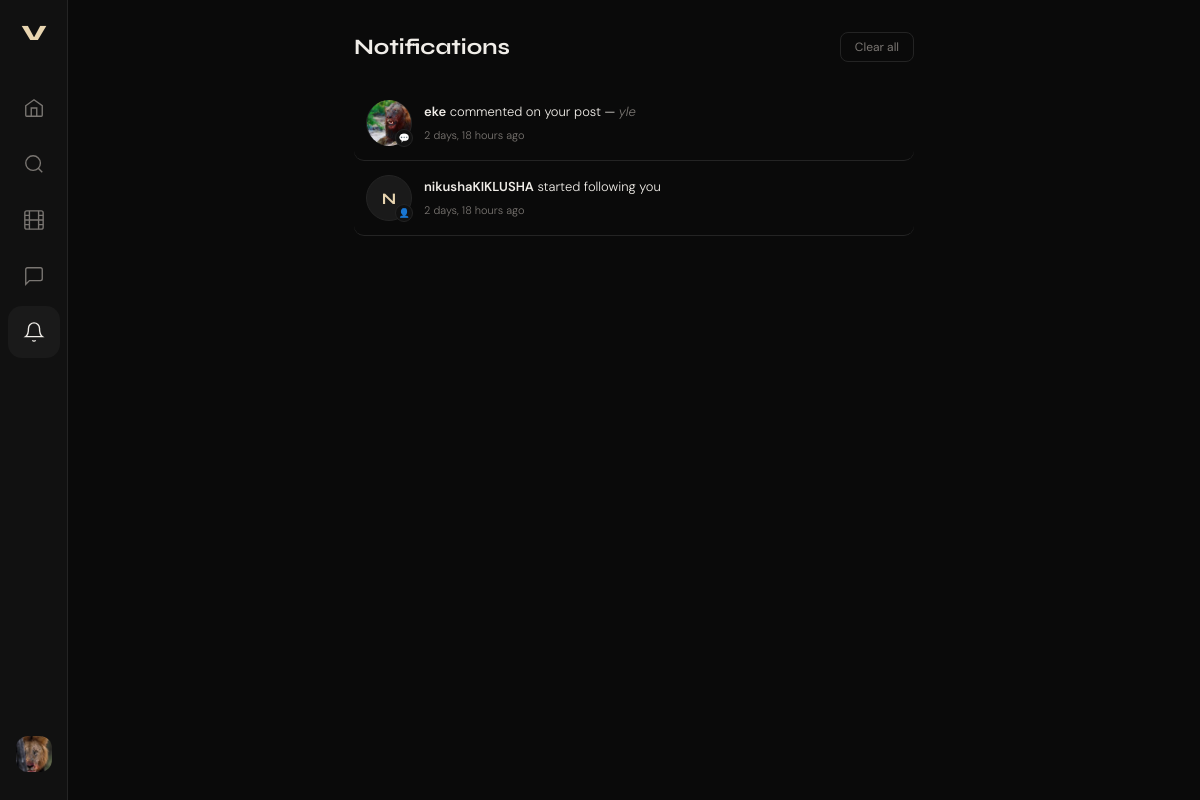
Screenshot of /notifications/ (signed in) with the database file from the repository.
### users/models.py (models this page shows, shortened)
class User(AbstractUser):
    id = models.UUIDField(primary_key=True, default=uuid.uuid4, editable=False)
    bio = models.TextField(max_length=500, blank=True)
    avatar = models.ImageField(upload_to='profile_pics/', blank=True, null=True)
    website = models.URLField(blank=True)
    is_private = models.BooleanField(default=False)
    followers = models.ManyToManyField(
        'self',
        through='Follow',
        symmetrical=False,
        related_name='following_set'
    )
    class Meta:
        db_table = 'users'

### notifications/models.py (models this page shows, shortened)
class Notification(models.Model):
    TYPE = [
        ('like',          'Like'),
        ('comment',       'Comment'),
        ('follow',        'Follow'),
        ('follow_request','Follow Request'),
        ('friend_request','Friend Request'),
        ('mention',       'Mention'),
        ('message',       'Message'),
        ('call',          'Call'),
    ]
    id          = models.UUIDField(primary_key=True, default=uuid.uuid4, editable=False)
    recipient   = models.ForeignKey(settings.AUTH_USER_MODEL, on_delete=models.CASCADE,
                                    related_name='notifications')
    sender      = models.ForeignKey(settings.AUTH_USER_MODEL, on_delete=models.CASCADE,
                                    related_name='sent_notifications', null=True, blank=True)
    notif_type  = models.CharField(max_length=20, choices=TYPE)
    text        = models.CharField(max_length=255, blank=True)
    post_id     = models.UUIDField(null=True, blank=True)
    comment_id  = models.UUIDField(null=True, blank=True)
    chat_id     = models.UUIDField(null=True, blank=True)
    is_read     = models.BooleanField(default=False)
    created_at  = models.DateTimeField(auto_now_add=True)
    class Meta:
        db_table = 'notifications'
        ordering = ['-created_at']
    def get_url(self):
        if self.notif_type in ('like', 'comment', 'mention') and self.post_id:
            return f'/posts/{self.post_id}/'
        if self.notif_type in ('follow', 'follow_request', 'friend_request') and self.sender:
            return f'/users/{self.sender.username}/'
        if self.notif_type in ('message', 'call') and self.chat_id:
            return f'/chats/{self.chat_id}/'
        return '/'
    def get_icon(self):
        icons = {
            'like':           '♥',
            'comment':        '💬',
            'follow':         '👤',
            'follow_request': '🔒',
            'friend_request': '🤝',
            'mention':        '@',
            'message':        '✉',
            'call':           '📞',
        }
        return icons.get(self.notif_type, '🔔')

### notifications/views.py (the view)
# urls.py: path('',                        views.notifications_view,  name='list'),
@login_required
def notifications_view(request):
    notifs = Notification.objects.filter(
        recipient=request.user
    ).select_related('sender').order_by('-created_at')[:60]
    Notification.objects.filter(recipient=request.user, is_read=False).update(is_read=True)
    return render(request, 'notifications/list.html', {'notifications': notifs})

### templates/notifications/list.html (shortened to what this page needs)
{% extends 'users/base.html' %}
{% load static %}
{% block nav_notifs %}active{% endblock %}
{% block extra_css %}<link rel="stylesheet" href="{% static 'notifications/main.css' %}">{% endblock %}
{% block content %}
<div class="notifs-page">
  <div class="notifs-header">
    <h2>Notifications</h2>
    {% if notifications %}
      <form method="post" action="{% url 'notifications:clear' %}">
        <button type="submit" class="notifs-clear-btn">Clear all</button>
      </form>
    {% endif %}
  </div>
  <div class="notifs-list">
    {% for n in notifications %}
      <a href="{{ n.get_url }}" class="notif-row {% if not n.is_read %}unread{% endif %}">
        <div class="notif-sender-av">
          {% if n.sender and n.sender.avatar %}
            <img src="{{ n.sender.avatar.url }}" />
          {% elif n.sender %}
            <span>{{ n.sender.username|first|upper }}</span>
          {% else %}
            <span>🔔</span>
          {% endif %}
          <div class="notif-type-badge">{{ n.get_icon }}</div>
        </div>
        <div class="notif-body">
          <p class="notif-text">
            {% if n.sender %}<strong>{{ n.sender.username }}</strong> {% endif %}
            {% if n.notif_type == 'comment' %}commented on your post{% endif %}
            {% if n.notif_type == 'follow' %}started following you{% endif %}
            {% if n.text %} — <span class="notif-extra">{{ n.text|truncatechars:60 }}</span>{% endif %}
          </p>
          <span class="notif-time">{{ n.created_at|timesince }} ago</span>
        </div>
      </a>
    {% empty %}
      <div class="notifs-empty">
        <div class="notifs-empty-icon">🔔</div>
        <h3>All caught up</h3>
        <p>You'll see likes, comments, follows and more here</p>
      </div>
    {% endfor %}
  </div>
</div>
{% endblock %}

### templates/feed/base.html (shortened to what this page needs)
{% load static %}
<!DOCTYPE html>
<html lang="en">
<head>
  <link rel="stylesheet" href="{% static 'users/main.css' %}" />
  {% block extra_css %}{% endblock %}
</head>
<body>
{% if user.is_authenticated %}
<nav class="sidebar">
  <div class="sidebar-logo">V</div>
  <div class="sidebar-links">
    <a href="/" class="nav-link {% block nav_home %}{% endblock %}" title="Home">
      <svg viewBox="0 0 24 24" fill="none" stroke="currentColor" stroke-width="1.5"><path d="M3 9.5L12 3l9 6.5V20a1 1 0 01-1 1H4a1 1 0 01-1-1V9.5z"/><path d="M9 21V12h6v9"/></svg>
    </a>
    <a href="{% url 'users:search' %}" class="nav-link {% block nav_search %}{% endblock %}" title="Search">
      <svg viewBox="0 0 24 24" fill="none" stroke="currentColor" stroke-width="1.5"><circle cx="11" cy="11" r="8"/><path d="M21 21l-4.35-4.35"/></svg>
    </a>
    <a href="/reels/" class="nav-link {% block nav_reels %}{% endblock %}" title="Reels">
      <svg viewBox="0 0 24 24" fill="none" stroke="currentColor" stroke-width="1.5"><rect x="2" y="2" width="20" height="20" rx="2.18"/><path d="M7 2v20M17 2v20M2 12h20M2 7h5M2 17h5M17 7h5M17 17h5"/></svg>
    </a>
    <a href="/chats/" class="nav-link {% block nav_chats %}{% endblock %}" title="Messages">
      <svg viewBox="0 0 24 24" fill="none" stroke="currentColor" stroke-width="1.5"><path d="M21 15a2 2 0 01-2 2H7l-4 4V5a2 2 0 012-2h14a2 2 0 012 2z"/></svg>
    </a>
    <a href="/notifications/" class="nav-link {% block nav_notifs %}{% endblock %}" title="Notifications" style="position:relative">
      <svg viewBox="0 0 24 24" fill="none" stroke="currentColor" stroke-width="1.5"><path d="M18 8A6 6 0 006 8c0 7-3 9-3 9h18s-3-2-3-9"/><path d="M13.73 21a2 2 0 01-3.46 0"/></svg>
    </a>
    <a href="{% url 'users:profile' user.username %}" class="nav-link nav-avatar {% block nav_profile %}{% endblock %}" title="Profile">
      {% if user.avatar %}
        <img src="{{ user.avatar.url }}" alt="avatar" />
      {% else %}
        <span>{{ user.username|first|upper }}</span>
      {% endif %}
    </a>
  </div>
</nav>
{% endif %}
<main class="main-content {% if not user.is_authenticated %}auth-page{% endif %}">
  {% block content %}{% endblock %}
</main>
</body>
</html>

### static/users/main.css (style rules this page uses)
:root { --bg: #0a0a0a; --bg-2: #111111; --bg-3: #1a1a1a; --border: #242424; --text: #f0ede8; --text-muted:#7a7672; --accent: #e8d5b0; --accent-2: #c4a882; --danger: #e05252; --sidebar-w: 68px; --radius: 12px; --font-display: 'Syne', sans-serif; --font-body: 'DM Sans', sans-serif; }
*, *::before, *::after { box-sizing: border-box; margin: 0; padding: 0; }
html { font-size: 16px; }
body { background: var(--bg); color: var(--text); font-family: var(--font-body); font-weight: 300; min-height: 100vh; display: flex; -webkit-font-smoothing: antialiased; }
a { color: inherit; text-decoration: none; }
img { display: block; width: 100%; height: 100%; object-fit: cover; }
input, textarea, button { font-family: var(--font-body); }
.sidebar { position: fixed; left: 0; top: 0; bottom: 0; width: var(--sidebar-w); background: var(--bg-2); border-right: 1px solid var(--border); display: flex; flex-direction: column; align-items: center; padding: 20px 0; z-index: 100; }
.sidebar-logo { font-family: var(--font-display); font-weight: 800; font-size: 22px; color: var(--accent); letter-spacing: -1px; margin-bottom: 36px; }
.sidebar-links { display: flex; flex-direction: column; gap: 4px; flex: 1; width: 100%; padding: 0 8px; }
.nav-link { display: flex; align-items: center; justify-content: center; width: 52px; height: 52px; border-radius: 14px; color: var(--text-muted); transition: background .2s, color .2s; position: relative; }
.nav-link:hover, .nav-link.active { background: var(--bg-3); color: var(--text); }
.nav-link svg { width: 22px; height: 22px; }
.nav-avatar { margin-top: auto; overflow: hidden; border: 2px solid transparent; transition: border-color .2s; }
.nav-avatar img { border-radius: 12px; width: 36px; height: 36px; }
.main-content { margin-left: var(--sidebar-w); flex: 1; min-height: 100vh; }
:root { --bg:#0a0a0a;--bg2:#111;--bg3:#1a1a1a;--bd:#242424;--t:#f0ede8;--m:#7a7672;--a:#e8d5b0;--a2:#c4a882;--danger:#e05252;--radius:12px;--fd:'Syne',sans-serif;--fb:'DM Sans',sans-serif; }

### static/notifications/main.css (style rules this page uses)
:root { --bg:#0a0a0a;--bg2:#111;--bg3:#1a1a1a;--bd:#242424;--t:#f0ede8;--m:#7a7672;--a:#e8d5b0;--a2:#c4a882;--fd:'Syne',sans-serif;--fb:'DM Sans',sans-serif; }
.notifs-page { max-width:600px;margin:0 auto;padding:32px 20px }
.notifs-header { display:flex;align-items:center;justify-content:space-between;margin-bottom:24px }
.notifs-header h2 { font-family:var(--fd);font-size:22px;font-weight:700 }
.notifs-clear-btn { background:none;border:1px solid var(--bd);border-radius:8px;color:var(--m);font-size:12px;padding:6px 14px;cursor:pointer;transition:border-color .2s,color .2s }
.notifs-list { display:flex;flex-direction:column }
.notif-row { display:flex;align-items:center;gap:12px;padding:14px 12px;border-bottom:1px solid var(--bd);border-radius:10px;transition:background .15s;position:relative;text-decoration:none;color:var(--t) }
.notif-sender-av { width:46px;height:46px;border-radius:50%;background:var(--bg3);border:1.5px solid var(--bd);display:flex;align-items:center;justify-content:center;font-family:var(--fd);font-size:16px;font-weight:700;color:var(--a);flex-shrink:0;position:relative;overflow:visible }
.notif-sender-av img { width:46px;height:46px;border-radius:50%;object-fit:cover }
.notif-sender-av span { font-size:16px }
.notif-type-badge { position:absolute;bottom:-2px;right:-2px;width:18px;height:18px;background:var(--bg2);border:1px solid var(--bd);border-radius:50%;display:flex;align-items:center;justify-content:center;font-size:9px }
.notif-body { flex:1;min-width:0 }
.notif-text { font-size:13px;line-height:1.5;color:var(--t);margin-bottom:2px }
.notif-text strong { font-weight:600 }
.notif-extra { color:var(--m);font-style:italic }
.notif-time { font-size:11px;color:var(--m) }

### rows the page displays
User: avatar (picture)
Notification: sender.avatar (picture), get_icon "💬", sender.username "eke", shows "commented on your post", text "yle", created_at "2 days, 18 hours"
Notification: sender.username|first "N", get_icon "👤", sender.username "nikushaKIKLUSHA", shows "started following you", created_at "2 days, 18 hours"
